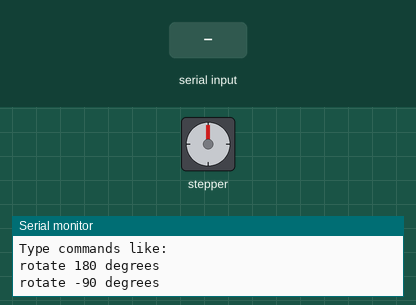
The sketch below on a simulated Arduino Uno, built with avr-gcc and run on an emulated ATmega328P. Parts: stepper motor, the last lines printed to the serial monitor. The inputs (shaded band) are chosen by the test bench. Stepper angles assume 2048 steps per turn.

Above: at 1.2 s.
1.3 s: "rotate90\n" received over Serial
At 1.76 s:
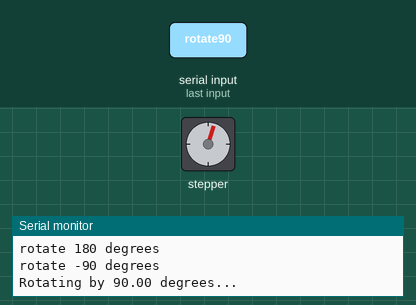
At 3.1 s:
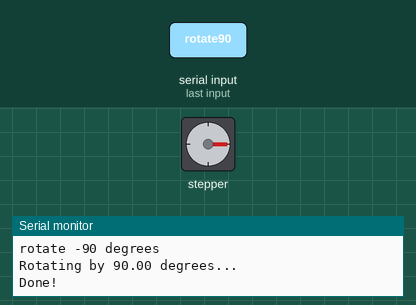
7.3 s: "rotate90\n" received over Serial
At 10.0 s:
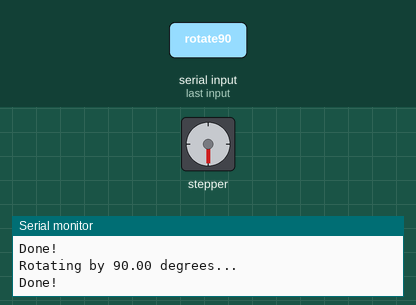
Timing chart, 0 to 11.3 s (numbered marks = the images above; inputs shaded):
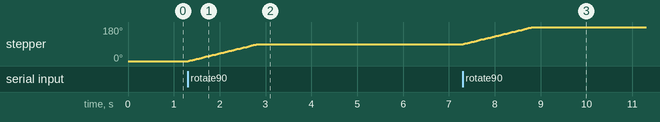

Measured:
- after the input at 1.3 s, stepper: turns 90° clockwise in 1.5 s, starting at once
- after the input at 7.3 s, stepper: turns 90° clockwise in 1.5 s, starting at once

The sketch:

StepperMotor.ino
```cpp
#include <Stepper.h>

const int stepsPerRevolution = 2048; // 28BYJ-48 with 64:1 reduction

// Define the pins connected to the ULN2003 driver inputs
const int in1Pin = 8;
const int in2Pin = 9;
const int in3Pin = 10;
const int in4Pin = 11;
// Create a Stepper object
Stepper myStepper(stepsPerRevolution, in1Pin, in3Pin, in2Pin, in4Pin);

// Convert degrees to steps
int angleToSteps(float angle) {
  return (int)((angle / 360.0) * stepsPerRevolution);
}

// Rotate motor by angle
void stepByAngle(float angle) {
  int steps = angleToSteps(angle);
  myStepper.step(steps);
}

void setup() {
  Serial.begin(9600);
  Serial.println("Stepper Motor Control Ready!");
  Serial.println("Type commands like:");
  Serial.println("rotate 180 degrees");
  Serial.println("rotate -90 degrees");

  myStepper.setSpeed(10); // RPM
}

void loop() {
  // Check if a full command has arrived
  if (Serial.available() > 0) {
    String command = Serial.readStringUntil('\n'); // read full line
    command.trim();  // remove spaces & newlines

    // Check if command starts with "rotate"
    if (command.startsWith("rotate")) {
      // Remove "rotate" word
      command.replace("rotate", "");
      command.replace("degrees", "");  // remove word "degrees"
      command.trim();

      // Convert remaining text to number
      float angle = command.toFloat();

      if (angle != 0) {
        Serial.print("Rotating by ");
        Serial.print(angle);
        Serial.println(" degrees...");

        stepByAngle(angle);

        Serial.println("Done!");
      } else {
        Serial.println("Invalid angle input!");
      }
    } else {
      Serial.println("Unknown command. Use: rotate <angle> degrees");
    }
  }
}
```
